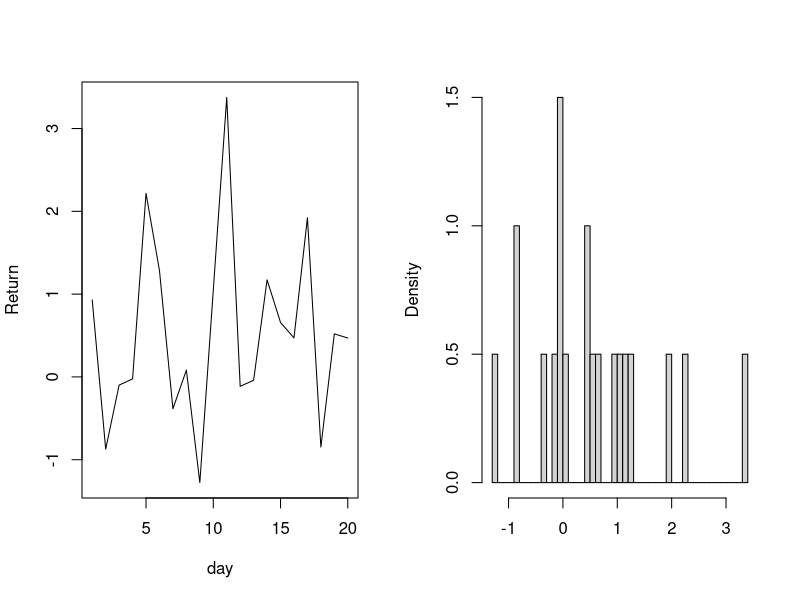
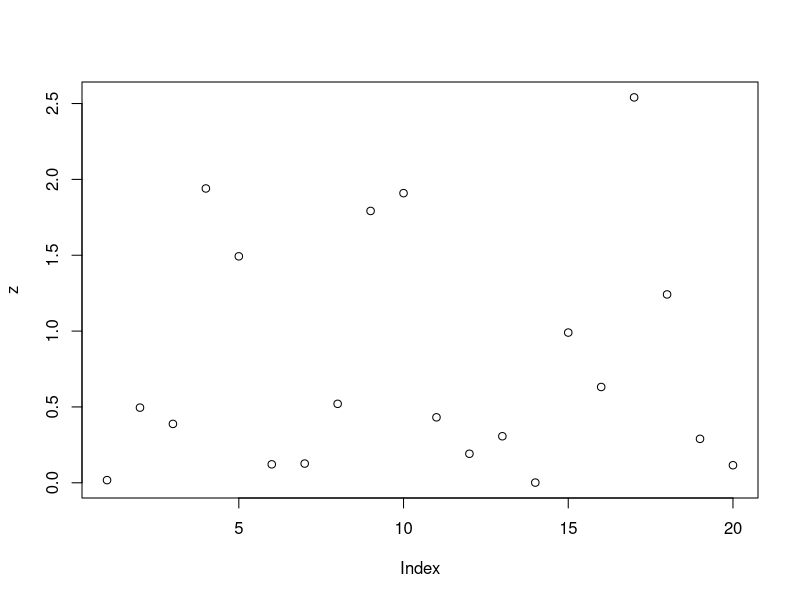
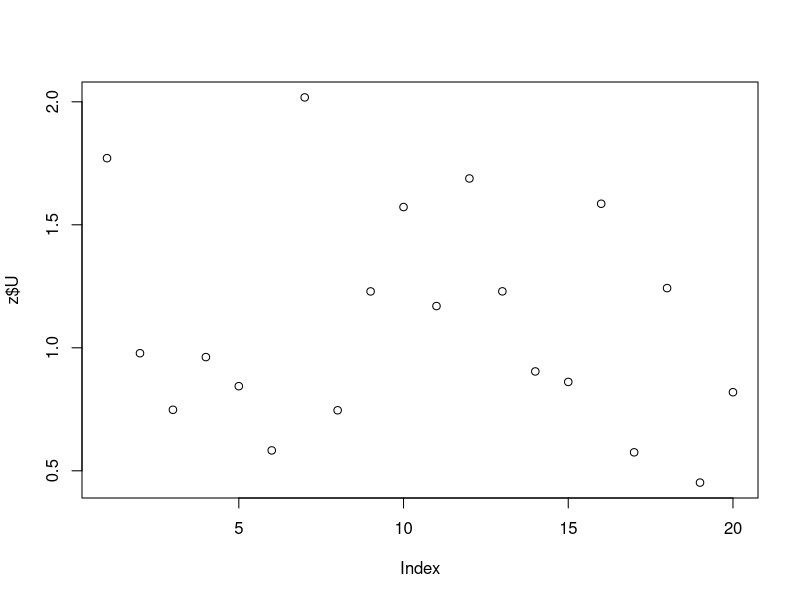
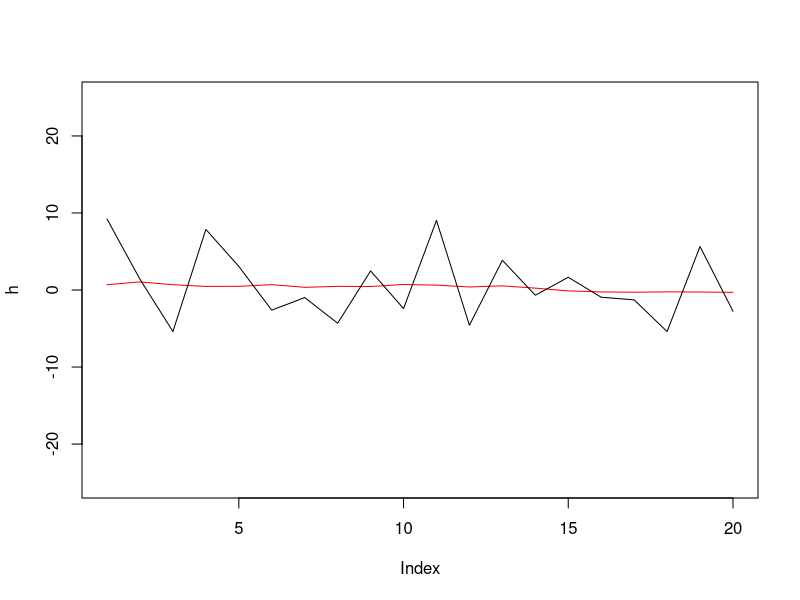

Here is the R script that generated these plots, in order:
rtnorm = function(n){
  u = runif(n)
  return(qnorm(0.5*(u+1)))
}

T = 2e1
# log-volatility
mu = 0.1
phi_h = 0.98
s_h = 0.22
# dynskew
s_a = 0.01
v = 8
#Data
#set.seed(42)
a = delta = omega = numeric(T)
a[1] = 0
for(t in 2:T) a[t] = a[t-1] + s_a*rnorm(1)
delta = a/sqrt(1+a*a)
k1 = sqrt(0.5*v)*gamma(0.5*(v-1))/gamma(0.5*v)
k2 = v/(v-2)
omega = 1/sqrt(k2-(2/pi)*(delta*k1)^2)
gamma_t = -sqrt(2/pi)*delta*omega*k1
W = rtnorm(T)
U = rgamma(T, shape=0.5*v, rate=0.5*v)
y = h = numeric(T)
h[1] = mu + s_h/sqrt(1-phi_h*phi_h)*rnorm(1)
for(t in 2:T) h[t] = mu + phi_h*(h[t-1]-mu) + s_h*rnorm(1)
mu_t = gamma_t + omega*delta*W*exp(0.5*h)/sqrt(U)
sigma_t = omega*sqrt(1-delta^2)*exp(0.5*h)/sqrt(U)
y = mu_t + sigma_t*rnorm(T)
par(mfrow=c(1,2))
plot(y, type='l', xlab='day', ylab='Return')
hist(y, breaks=40, xlab='', main='', freq=FALSE)
par(mfrow=c(1,1))
################################################################################
# W
postW = function(y, h, U, a, v){
  
  delta = a/sqrt(1+a*a)
  k1 = sqrt(0.5*v)*gamma(0.5*(v-1))/gamma(0.5*v)
  k2 = v/(v-2)
  omega = 1/sqrt(k2-(2/pi)*(delta*k1)^2)
  gamma_t = -sqrt(2/pi)*delta*omega*k1
  
  mu_t = delta*sqrt(U)*exp(-0.5*h)*(y-gamma_t*exp(0.5*h))/omega
  sigma_t = 1/sqrt(1-delta*delta)
  
  n = length(mu_t)
  nt = numeric(n)
  
  for(i in 1:n){
    z = runif(1)*(1-pnorm(0, mu_t[i], sigma_t[i]))+pnorm(0, mu_t[i], sigma_t[i])
    nt[i] = qnorm(z, mu_t[i], sigma_t[i])
  }
  
  return(nt)
}
z = postW(y=y, h=h, U=U, a=a, v=v)
plot(z)
# U
postU = function(U, y, h, W, a, v, tx){
  
  n = length(y)
  U_star = logqU_star = logqU = numeric(n)
  U_end = U
  
  delta = a/sqrt(1+a*a)
  k1 = sqrt(0.5*v)*gamma(0.5*(v-1))/gamma(0.5*v)
  k2 = v/(v-2)
  omega = 1/sqrt(k2-(2/pi)*(delta*k1)^2)
  gamma_t = -sqrt(2/pi)*delta*omega*k1
  
  c = (exp(-0.5*h)*y-gamma_t)/(omega*(1-delta*delta))
  logQ = sqrt(U)*delta*W*c
  logpU = logQ + 0.5*(v-1)*log(U) - 0.5*U*(v+(1-delta*delta)*c)
  
  for(i in 1:n){
    
    U_star[i] = rgamma(1, 
                       shape=0.5*(v + 1), 
                       rate=0.5*(v + (1+delta[i]*delta[i])*c[i]^2) )
    
    logqU_star[i] = dgamma(U_star[i], 
                           shape=0.5*(v + 1), 
                           rate=0.5*(v + (1+delta[i]*delta[i])*c[i]^2), 
                           log=TRUE)
    
    logqU[i] = dgamma(U[i], 
                      shape=0.5*(v + 1), 
                      rate=0.5*(v + (1+delta[i]*delta[i])*c[i]^2), 
                      log=TRUE)
  }  
  
  logQ_star = sqrt(U_star)*delta*W*c
  logpU_star = logQ_star + 0.5*(v-1)*log(U_star) - 0.5*U_star*(v+(1-delta*delta)*c)
  
  #MH step
  for(i in 1:n){
    
    #r = pU_star[i]*qU[i]/(pU[i]*qU_star[i])
    #pacc = min(1, r)
    
    logr = logpU_star[i] + logqU[i] - logpU[i] - logqU_star[i]
    logpacc = min(0, logr)
    
    if(log(runif(1)) < logpacc){
      U_end[i] = U_star[i]
      tx[i] = tx[i] + 1
    }
  }
  
  return(list(U=U_end, tx=tx))
  
}
z = postU(U=U, y=y, h=h, W=W, a=a, v=v, tx=rep(0, T))
plot(z$U)
sum(z$tx)/T

# h
posth=function(y, h, U, W, a, v, theta2, counth){
  
  time = Sys.time()
  hout = h
  n=length(y)
  delta = a/sqrt(1+a*a)
  k1 = sqrt(0.5*v)*gamma(0.5*(v-1))/gamma(0.5*v)
  k2 = v/(v-2)
  omega = 1/sqrt(k2-(2/pi)*(delta*k1)^2)
  gammat = -sqrt(2/pi)*delta*omega*k1
  c1 = gammat + omega*delta*W/sqrt(U)
  c2 = omega*(1-delta*delta)/sqrt(U)
  invc22 = 1/c2^2
  
  #theta2=c(mu, phi, s_h)
  mu = theta2[1]
  phi = theta2[2]
  sig2 = theta2[3]^2
  
  delta_tilde = c(mu, rep(mu * (1-phi), T-1))
  Hphi = diag(n)
  for(t in 2:n) Hphi[t, t-1] = -phi
  d_values = c((1 - phi^2) / sig2, rep(1/sig2, T-1))
  D = diag(d_values)
  HinvSH = t(Hphi) %*% D %*% Hphi
  deltah = solve(Hphi, delta_tilde)
  HinvSHdeltah = HinvSH %*% deltah
  
  # Optimization step
  ht = h
  errh = 1
  NRstep = 0.1
  while(errh > 1e-3){
    
    yexpht = y*exp(-0.5*ht)
    fh = -0.5 + 0.5*yexpht*invc22*(yexpht-c1)
    # Newton-Rapshon
    #Gh = -0.5*y^2*exp(-ht)/c2^2 + 0.25*y*exp(-0.5*ht)/c2^2
    # Fisher Score
    Gh = 0.25*(2*(c1^2 + c2^2) - c1)*invc22
    
    Gdiag = diag(Gh)
    kh_tilde = HinvSH + Gdiag
    kh = fh + Gh * ht + HinvSHdeltah 
    hp = solve(kh_tilde, kh)
    newht = (1-NRstep)*ht + NRstep*hp
    errh = max(abs(newht-ht))
    ht = newht

  }
  cat('optim step: ok!')
  cholHh = chol(kh_tilde)
  
  # AR step
  hstar = ht
  uh = hstar-deltah
  logc = -0.5*crossprod(uh, HinvSH%*%uh) -0.5*sum(hstar/c2)
  logc = logc - 0.5*crossprod(exp(-hstar)*invc22,(y-c1*exp(0.5*hstar))^2)
  logc = logc + log(3)
  flag = 0
  while(flag==0){
    
    hc = ht + cholHh %*% rnorm(n)
    vhc = hc-ht
    uhc = hc-deltah
    alpARc = -0.5*crossprod(uhc, HinvSH%*%uhc) - 0.5*sum(hc/c2)
    alpARc = alpARc - 0.5*crossprod(exp(-hc)*invc22, (y-c1*exp(0.5*hc))^2)
    alpARc = alpARc - logc
    alpARc = alpARc + 0.5*crossprod(vhc, kh_tilde%*%vhc)
    
    if(alpARc>log(runif(1))) flag = 1
    
  }
  
  # MH step
  vh = h-ht
  uh = h-deltah
  alpAR = -0.5*crossprod(uh, HinvSH%*%uh) -0.5*sum(h/c2)
  alpAR = alpAR - 0.5*crossprod(exp(-h)*invc22, (y-c1*exp(0.5*h))^2)
  alpAR = alpAR - logc
  alpAR = as.numeric(alpAR)
  
  if(alpAR < 0){
    alpMH = 1
  }else{
    if(alpARc < 0){
      alpMH = - alpAR;
    }else alpMH = alpARc - alpAR;
  } 
  
  if(alpMH > log(runif(1))){
    hout = hc
    counth = counth + 1
  }
  time = Sys.time() - time
  
  return(list(hout=hout, time=time, counth=counth))
}
z = posth(y=y, h=h, U=U, W=W, a=a, v=v, theta2=c(mu,phi_h,s_h), counth=0)

#z$time
ht = z$hout
z$counth
z$time

plot(h, type='l', col='red',ylim=c(-25,25))
lines(ht)
